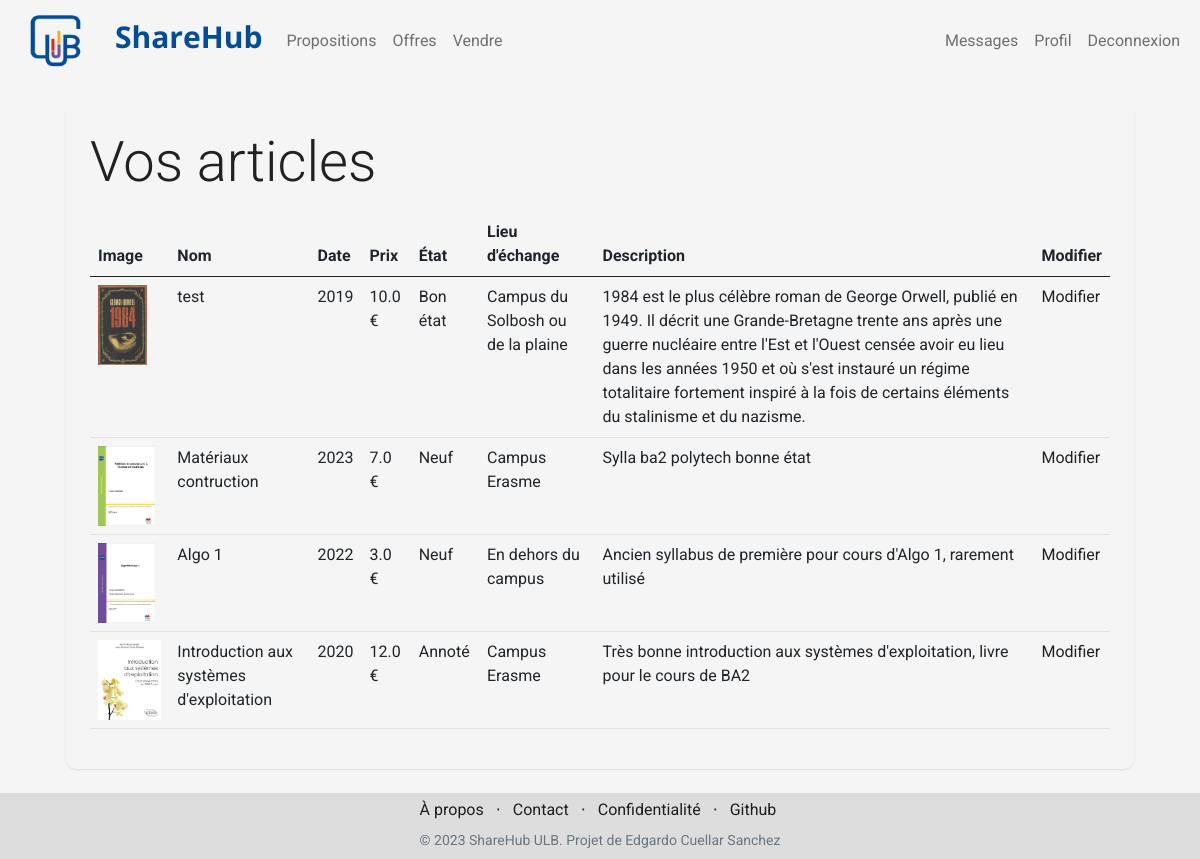
Page /my_products (signed in) on the committed database.
### store/models/product.py (models this page shows, shortened)
class Products(models.Model):
    user_id = models.CharField(max_length=50)
    name = models.CharField(max_length=60)
    price= models.IntegerField(default=0)
    category= models.ForeignKey(Category,on_delete=models.CASCADE,default=1 )
    condition= models.ForeignKey(Condition,on_delete=models.CASCADE,default=1 )
    place= models.ForeignKey(Place,on_delete=models.CASCADE,default=1 )
    description= models.CharField(max_length=250, default='', blank=True, null= True)
    image= models.ImageField(upload_to='products/')
    date = models.IntegerField(default=2000)
    sold = models.BooleanField(default=False)
    @staticmethod
    def get_products_by_userid(user_id, sold=False):
        if not sold:
            return Products.objects.filter (user_id=user_id, sold=False)
        else:
            return Products.objects.filter (user_id=user_id)

### store/models/category.py (models this page shows, shortened)
class Condition(models.Model) :
    name= models.CharField(max_length=50)
    def __str__(self):
        return self.name

class Place(models.Model):
    name= models.CharField(max_length=50)
    def __str__(self):
        return self.name

### store/middlewares/auth.py (the view)
    def middleware(request):
        print(request.session.get('customer'))
        returnUrl = request.META['PATH_INFO']
        print(request.META['PATH_INFO'])
        if not request.session.get('customer'):
           return redirect(f'login?return_url={returnUrl}')
        response = get_response(request)
        return response

### store/templatetags/custom_filter.py (called while the page is built)
@register.filter(name='currency')
def currency(number):
    price = number / 100
    return str(price) + " €"

### store/views/my_products.py (called while the page is built)
    def get(self , request ):
        if not request.session.get('customer'):
            return redirect('login')
        customer = request.session.get('customer')
        products = Products.get_products_by_userid(customer)
        return render(request , 'my_products.html'  , {'products' : products})

### store/templates/my_products.html (shortened to what this page needs)
{% extends 'base.html' %}
{% block content %}
{% load cart %}
{% load custom_filter %}
<div class="container">
   <div class="main-container p-4 m-4">
        <p class="display-4 pl-4 ml-4">Vos articles</p>
        <table class="table">
            <thead>
                <tr>
                    <th>Image</th>
                    <th>Nom</th>
                    <th>Date</th>
                    <th>Prix</th>
                    <th>État</th>
                    <th>Lieu d'échange</th>
                    <th>Description</th>
                    <th>Modifier</th>
                </tr>
            </thead>
            <tbody>
                {% for product in products %}
                <tr>
                    <td><img style="height: 80px;" class="" src="{{product.image.url}}" alt=""></td>
                    <td>{{product.name}}</td>
                    <td>{{product.date}}</td>
                    <td>{{product.price|currency}}</td>
                    <td>{{product.condition}}</td>
                    <td>
                        <label>{{product.place}}</label>
                    </td>
                    <td>{{product.description}}</td>
                    <td><a href="modify_product/{{product.id}}">Modifier</a></td>
                </tr>
                {% endfor %}
            </tbody>
        </table>
   </div>
</div>
{% endblock %}

### store/templates/base.html (style rules this page uses)
body { font-family: 'Roboto', sans-serif; background-color: #F5F5F5; min-height: 100vh; display: flex; flex-direction: column; }

### store/templates/my_products.html (style rules this page uses)
a { text-decoration: none !important; color: #000000dd; }
.main-container { border-radius: 10px; color: #000000dd; -webkit-box-shadow: 0 1px 2px 0 rgba(0, 0, 0, 0.1); box-shadow: 0 1px 2px 0 rgba(0, 0, 0, 0.1); }

### rows in the picture
Products: image (picture), name "test", date "2019", price "10.0 €", condition "Bon état", place "Campus du Solbosh ou de la plaine", description "1984 est le plus célèbre roman de George Orwell, publié en 1949. Il décrit une Grande-Bretagne trente ans après une guerre nucléaire entre l'Est et l'Ouest censée avoir eu lieu dans les années 1950 et où s'est instauré un régime totalitaire fortement inspiré à la fois de certains éléments du stalinisme et du nazisme."
Products: image (picture), name "Matériaux contruction", date "2023", price "7.0 €", condition "Neuf", place "Campus Erasme", description "Sylla ba2 polytech bonne état"
Products: image (picture), name "Algo 1", date "2022", price "3.0 €", condition "Neuf", place "En dehors du campus", description "Ancien syllabus de première pour cours d'Algo 1, rarement utilisé"
Products: image (picture), name "Introduction aux systèmes d'exploitation", date "2020", price "12.0 €", condition "Annoté", place "Campus Erasme", description "Très bonne introduction aux systèmes d'exploitation, livre pour le cours de BA2"
